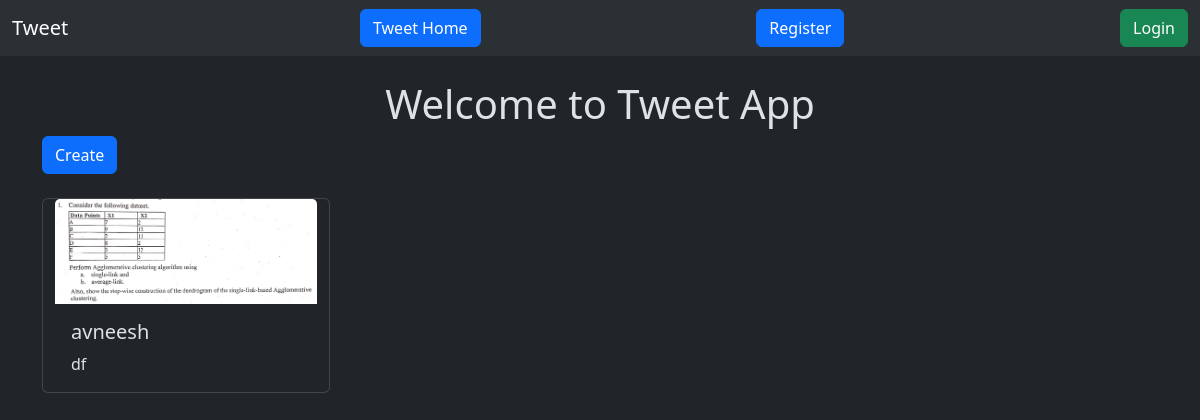
Page /tweet/ on the earlier database version.
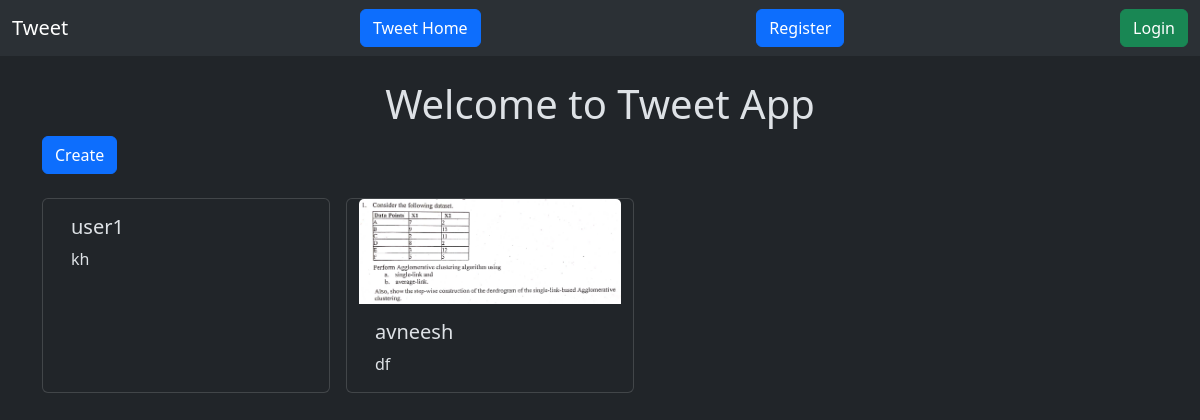
Same page on the later database version.
### tweet/models.py (models this page shows, shortened)
class Tweet(models.Model):
    user = models.ForeignKey(User, on_delete=models.CASCADE)
    text = models.TextField(max_length=500)
    photo = models.ImageField(upload_to='tweet/photos', blank=True , null= True)
    created_at = models.DateTimeField(auto_now_add=True)
    modified_at = models.DateTimeField(auto_now=True)

### tweet/views.py (the view)
# urls.py: path('', views.tweet_list , name="tweet_list"),
def tweet_list(request):
    tweets = Tweet.objects.all().order_by('-created_at')
    return render(request , 'tweet_list.html', {'tweets' : tweets})

### tweet/templates/tweet_list.html (shortened to what this page needs)
{% extends "base.html" %}
{% block content %}
    <h1 class="text-center mt-4"> Welcome to Tweet App</h1>
    <a href="{% url "tweet_create" %}" class="btn btn-primary"> Create </a>
    <div class="container row gap-3 mt-4">
        {% for tweet in tweets  %}
        <div class="card" style="width: 18rem;">
          {% if tweet.photo %}
            <img src="{{ tweet.photo.url }}" class="card-img-top" alt="...">
            {% endif %}
            <div class="card-body">
              <h5 class="card-title">{{tweet.user.username}}</h5>
              <p class="card-text">{{tweet.text}}</p>
            </div>
          </div>
        {% endfor %}
    </div>
{% endblock content %}

### templates/base.html (shortened to what this page needs)
{% load static %}
<!DOCTYPE html>
<html lang="en" data-bs-theme="dark">
<head>
    <link href="https://cdn.jsdelivr.net/npm/bootstrap@5.3.6/dist/css/bootstrap.min.css" rel="stylesheet">
</head>
<body>
    <nav class="navbar navbar-expand-lg bg-body-tertiary">
        <div class="container-fluid">
          <a class="navbar-brand" href="#">Tweet</a>
          <a href="{% url "tweet_list" %}" class="btn btn-primary">Tweet Home </a>
          {% if user.is_authenticated %}
            <form action="{% url "logout" %}" class="form" method = "post">
              {% csrf_token %}
              <button type="submit" class="btn btn-primary btn-danger">Logout</button>
            </form>
          {% else %}
          <a href="{% url "register" %}" class="btn btn-primary"> Register</a>
          <a href="{% url "login" %}" class="btn btn-success"> Login</a>
          {% endif %}
        </div>
      </nav>
    <div class="container">
        {% block content %}
        {% endblock %}
    </div>
</body>
</html>

Differences in the rows shown:
added Tweet: user.username "user1", text "kh"
